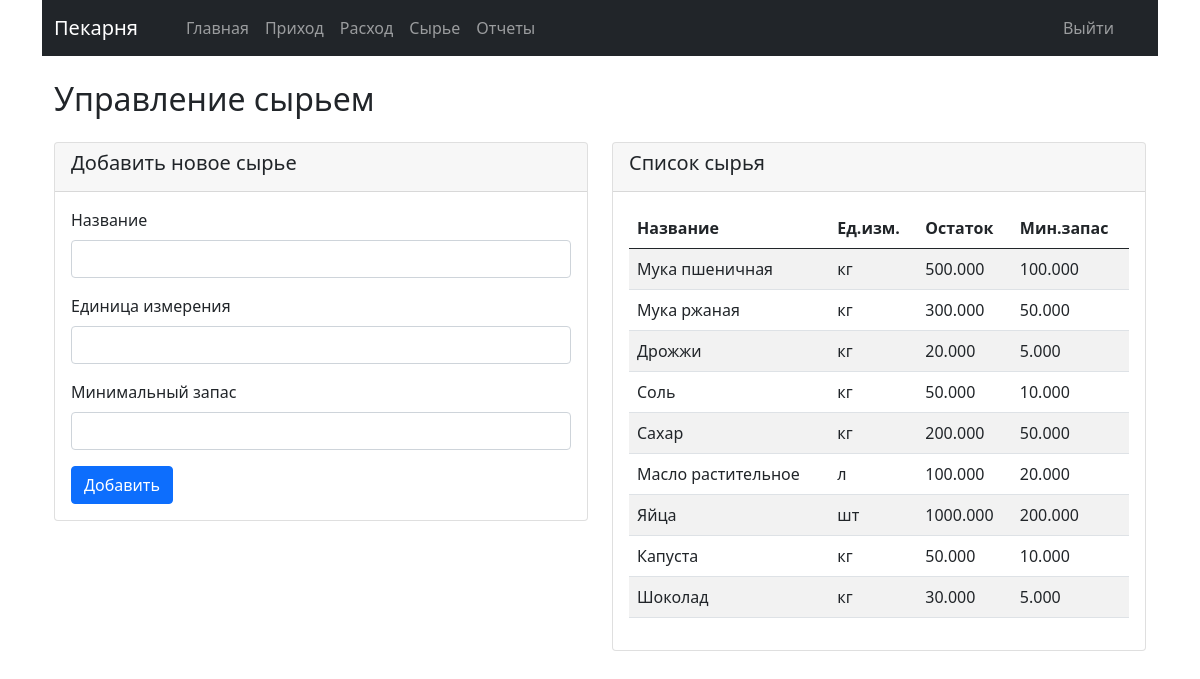
The app's page /index.php/storekeeper/ingredients, older data.
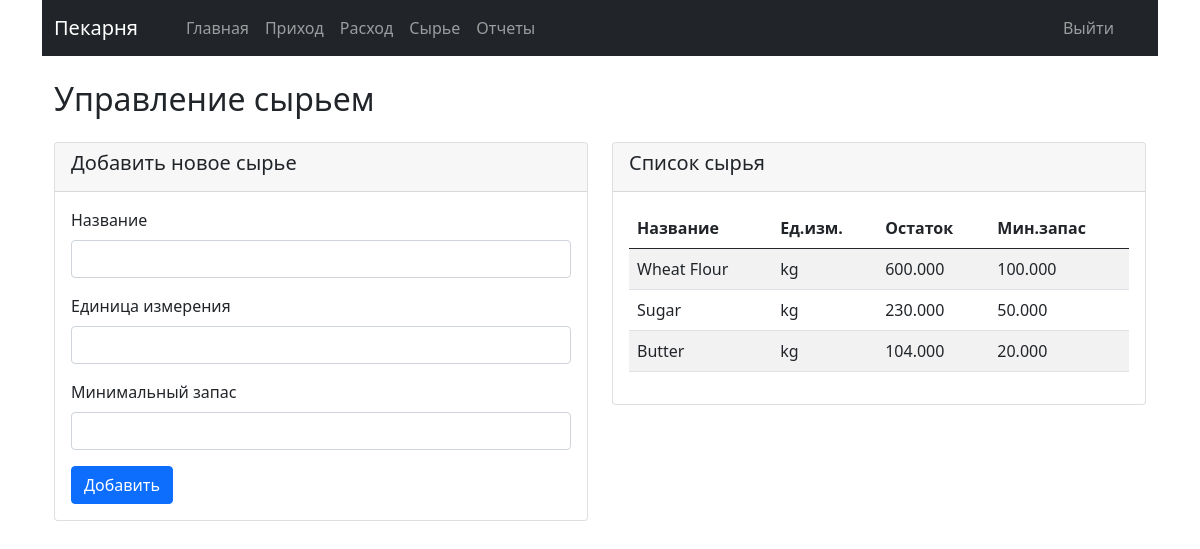
The same page, newer data.
### tables this page shows
CREATE TABLE `Ingredients` (
  `ingredient_id` int NOT NULL,
  `name` varchar(100) NOT NULL,
  `unit_of_measure` varchar(20) NOT NULL,
  `current_stock` decimal(10,3) NOT NULL DEFAULT '0.000',
  `min_stock` decimal(10,3) NOT NULL DEFAULT '0.000',
  `cost_per_unit` decimal(10,2) DEFAULT NULL,
  `is_active` tinyint(1) DEFAULT '1'
);

### application/controllers/Storekeeper.php (called while the page is built, shortened)
<?php
class Storekeeper extends CI_Controller {
    public function __construct() {
        $this->load->model('Ingredient_model');
        $this->load->model('Recipe_model');
        $this->load->model('Report_model');
        $this->load->model('User_model');
        $this->load->model('Consumption_model');
    }
    public function ingredients() {
        $data['page_title'] = 'Управление сырьем';
        $data['ingredients'] = $this->Ingredient_model->get_active_ingredients();
        $data['low_stock'] = $this->Ingredient_model->get_ingredients_below_min_stock();
        $this->load->view('templates/head.php', $data);
        $this->load->view('templates/navbar_storekeeper.php');
        $this->load->view('storekeeper/ingredients.php', $data);
        $this->load->view('templates/footer.php');
    }
}

### index.php (called while the page is built, shortened)
<?php
require_once BASEPATH.'core/CodeIgniter.php';

### application/models/Ingredient_model.php (called while the page is built, shortened)
<?php
class Ingredient_model extends CI_Model {
    public function get_active_ingredients() {
        $this->db->where('is_active', 1);
        $query = $this->db->get('Ingredients');
        return $query->result_array();
    }
    public function get_ingredients_below_min_stock() {
        $this->db->where('is_active', 1);
        $this->db->where('current_stock < min_stock');
        $query = $this->db->get('Ingredients');
        return $query->result_array();
    }
}
?>

### application/views/storekeeper/ingredients.php (the view, shortened to what this page needs)
<div class="container mt-4">
    <h2 class="mb-4">Управление сырьем</h2>
    <div class="row">
        <div class="col-md-6">
            <div class="card mb-4">
                <div class="card-header">
                    <h5>Добавить новое сырье</h5>
                </div>
                <div class="card-body">
                    <form action="<?php echo site_url('Storekeeper/add_ingredient'); ?>" method="post">
                        <div class="mb-3">
                            <label for="name" class="form-label">Название</label>
                            <input type="text" class="form-control" id="name" name="name" required>
                        </div>
                        <div class="mb-3">
                            <label for="unit" class="form-label">Единица измерения</label>
                            <input type="text" class="form-control" id="unit" name="unit" required>
                        </div>
                        <div class="mb-3">
                            <label for="min_stock" class="form-label">Минимальный запас</label>
                            <input type="number" class="form-control" id="min_stock" name="min_stock" step="0.01">
                        </div>
                        <button type="submit" class="btn btn-primary">Добавить</button>
                    </form>
                </div>
            </div>
        </div>
        <div class="col-md-6">
            <div class="card mb-4">
                <div class="card-header">
                    <h5>Список сырья</h5>
                </div>
                <div class="card-body">
                    <div class="table-responsive">
                        <table class="table table-striped">
                            <thead>
                                <tr>
                                    <th>Название</th>
                                    <th>Ед.изм.</th>
                                    <th>Остаток</th>
                                    <th>Мин.запас</th>
                                </tr>
                            </thead>
                            <tbody>
                                <?php foreach($ingredients as $ingredient): ?>
                                <tr>
                                    <td><?php echo $ingredient['name']; ?></td>
                                    <td><?php echo $ingredient['unit_of_measure']; ?></td>
                                    <td><?php echo $ingredient['current_stock']; ?></td>
                                    <td><?php echo $ingredient['min_stock']; ?></td>
                                </tr>
                                <?php endforeach; ?>
                            </tbody>
                        </table>
                    </div>
                </div>
            </div>
        </div>
    </div>
</div>

Row changes from the older to the newer data that the page shows:
removed ingredients: name "Соль", unit_of_measure "кг", current_stock "50.000", min_stock "10.000"
removed ingredients: name "Сахар", unit_of_measure "кг", current_stock "200.000", min_stock "50.000"
removed ingredients: name "Масло растительное", unit_of_measure "л", current_stock "100.000", min_stock "20.000"
removed ingredients: name "Яйца", unit_of_measure "шт", current_stock "1000.000", min_stock "200.000"
removed ingredients: name "Капуста", unit_of_measure "кг", current_stock "50.000", min_stock "10.000"
removed ingredients: name "Шоколад", unit_of_measure "кг", current_stock "30.000", min_stock "5.000"
changed ingredients: name "Мука пшеничная" → "Wheat Flour"; unit_of_measure "кг" → "kg"; current_stock "500.000" → "600.000"
changed ingredients: name "Мука ржаная" → "Sugar"; unit_of_measure "кг" → "kg"; current_stock "300.000" → "230.000"
changed ingredients: name "Дрожжи" → "Butter"; unit_of_measure "кг" → "kg"; current_stock "20.000" → "104.000"; min_stock "5.000" → "20.000"
